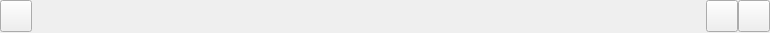
<?xml version="1.0" encoding="UTF-8"?>
<ui version="4.0">
 <class>TitleBar</class>
 <widget class="QWidget" name="TitleBar">
  <property name="geometry">
   <rect>
    <x>0</x>
    <y>0</y>
    <width>770</width>
    <height>33</height>
   </rect>
  </property>
  <property name="font">
   <font>
    <family>Microsoft YaHei UI Light</family>
    <pointsize>12</pointsize>
   </font>
  </property>
  <property name="windowTitle">
   <string>Form</string>
  </property>
  <property name="styleSheet">
   <string notr="true"/>
  </property>
  <widget class="QToolButton" name="minBtn">
   <property name="geometry">
    <rect>
     <x>706</x>
     <y>0</y>
     <width>32</width>
     <height>32</height>
    </rect>
   </property>
   <property name="cursor">
    <cursorShape>PointingHandCursor</cursorShape>
   </property>
   <property name="focusPolicy">
    <enum>Qt::NoFocus</enum>
   </property>
   <property name="styleSheet">
    <string notr="true"/>
   </property>
   <property name="text">
    <string/>
   </property>
  </widget>
  <widget class="QToolButton" name="closeBtn">
   <property name="geometry">
    <rect>
     <x>738</x>
     <y>0</y>
     <width>32</width>
     <height>32</height>
    </rect>
   </property>
   <property name="cursor">
    <cursorShape>PointingHandCursor</cursorShape>
   </property>
   <property name="focusPolicy">
    <enum>Qt::NoFocus</enum>
   </property>
   <property name="text">
    <string/>
   </property>
  </widget>
  <widget class="QToolButton" name="backBtn">
   <property name="geometry">
    <rect>
     <x>0</x>
     <y>0</y>
     <width>32</width>
     <height>32</height>
    </rect>
   </property>
   <property name="cursor">
    <cursorShape>PointingHandCursor</cursorShape>
   </property>
   <property name="text">
    <string/>
   </property>
  </widget>
 </widget>
 <resources/>
 <connections/>
</ui>
